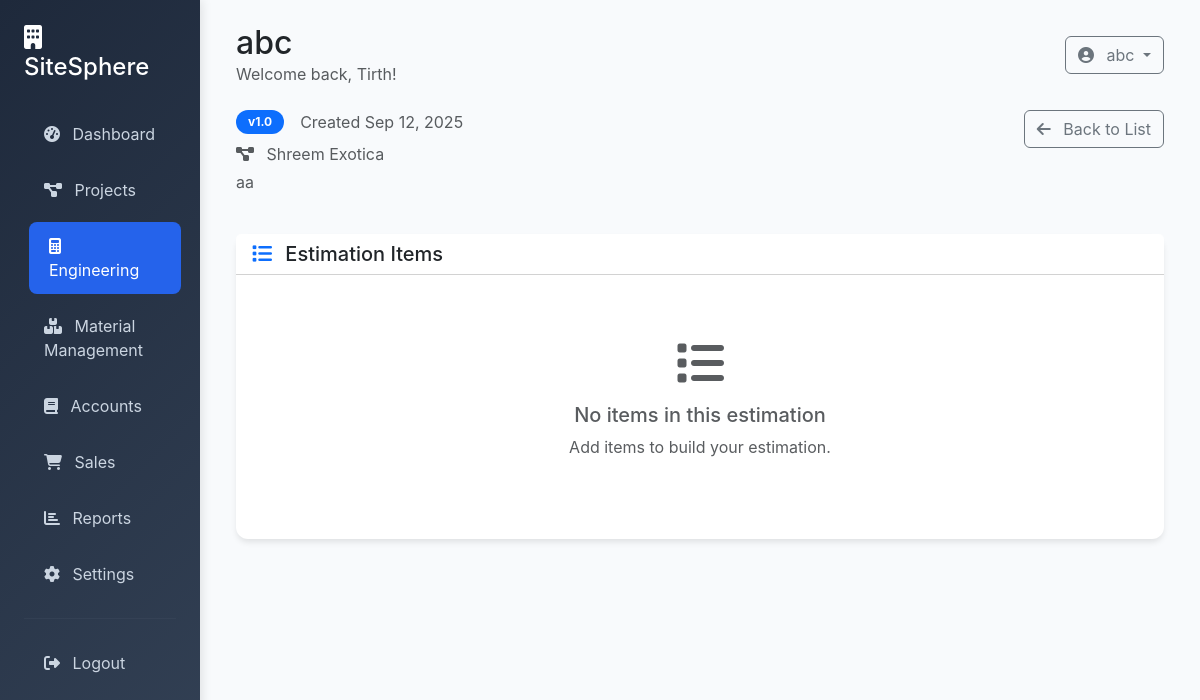
/engineering/estimations/1/ (signed in), run on the app's committed database.
### engineering/models.py (models this page shows, shortened)
class Estimation(models.Model):
    project = models.ForeignKey(Project, on_delete=models.CASCADE, related_name='estimations')
    name = models.CharField(max_length=255)
    version = models.CharField(max_length=50, default='1.0')
    description = models.TextField(blank=True)
    total_estimated_cost = models.DecimalField(max_digits=15, decimal_places=2, default=0)
    created_by = models.ForeignKey(User, on_delete=models.CASCADE)
    created_at = models.DateTimeField(auto_now_add=True)
    updated_at = models.DateTimeField(auto_now=True)
    is_active = models.BooleanField(default=True)
    class Meta:
        ordering = ['-created_at']

### projects/models.py (models this page shows, shortened)
class Project(models.Model):
    STATUS_CHOICES = [
        ('planning', 'Planning'),
        ('active', 'Active'),
        ('on_hold', 'On Hold'),
        ('completed', 'Completed'),
        ('cancelled', 'Cancelled'),
    ]
    name = models.CharField(max_length=255)
    company_name = models.CharField(max_length=255)
    description = models.TextField(blank=True)
    project_address = models.TextField()
    start_date = models.DateField()
    end_date = models.DateField(null=True, blank=True)
    estimated_budget = models.DecimalField(max_digits=15, decimal_places=2)
    actual_cost = models.DecimalField(max_digits=15, decimal_places=2, default=0)
    status = models.CharField(max_length=20, choices=STATUS_CHOICES, default='planning')
    completion_percentage = models.IntegerField(default=0)
    created_by = models.ForeignKey(User, on_delete=models.CASCADE)
    created_at = models.DateTimeField(auto_now_add=True)
    updated_at = models.DateTimeField(auto_now=True)

### engineering/views.py (the view)
# urls.py: path('estimations/<int:estimation_id>/', views.estimation_detail, name='estimation_detail'),
@login_required
def estimation_detail(request, estimation_id):
    estimation = get_object_or_404(Estimation, id=estimation_id, project__created_by=request.user)
    items = estimation.items.all()
    context = {
        'estimation': estimation,
        'items': items,
    }
    return render(request, 'engineering/estimation_detail.html', context)

### templates/engineering/estimation_detail.html (shortened to what this page needs)
{% extends 'base.html' %}
{% block page_title %}{{ estimation.name }}{% endblock %}
{% block content %}
<div class="row mb-4">
    <div class="col-md-8">
        <div class="d-flex align-items-center mb-2">
            <span class="badge bg-primary me-3">v{{ estimation.version }}</span>
            <span class="text-muted">Created {{ estimation.created_at|date:"M d, Y" }}</span>
        </div>
        <p class="text-muted mb-1">
            <i class="fas fa-project-diagram me-2"></i>
            {{ estimation.project.name }}
        </p>
        <p class="text-muted">{{ estimation.description }}</p>
    </div>
    <div class="col-md-4 text-end">
        <div class="btn-group">
            <a href="{% url 'engineering:estimation_list' %}" class="btn btn-outline-secondary">
                <i class="fas fa-arrow-left me-2"></i>
                Back to List
            </a>
        </div>
    </div>
</div>
<div class="row">
    <div class="col-12">
        <div class="card">
            <div class="card-header bg-white">
                <h5 class="mb-0">
                    <i class="fas fa-list me-2 text-primary"></i>
                    Estimation Items
                </h5>
            </div>
            <div class="card-body">
                {% if items %}
                <div class="table-responsive">
                    <table class="table table-hover">
                        <thead>
                            <tr>
                                <th>Item Code</th>
                                <th>Description</th>
                                <th>Unit</th>
                                <th>Quantity</th>
                                <th>Unit Rate</th>
                                <th>Total Amount</th>
                            </tr>
                        </thead>
                        <tbody>
                            {% for item in items %}
                            <tr>
                                <td>{{ item.item_code }}</td>
                                <td>{{ item.description }}</td>
                                <td>{{ item.unit }}</td>
                                <td>{{ item.quantity }}</td>
                                <td>${{ item.unit_rate|floatformat:2 }}</td>
                                <td class="fw-bold">${{ item.total_amount|floatformat:2 }}</td>
                            </tr>
                            {% endfor %}
                        </tbody>
                        <tfoot>
                            <tr class="table-primary">
                                <th colspan="5">Total Estimated Cost</th>
                                <th class="fw-bold">${{ estimation.total_estimated_cost|floatformat:2 }}</th>
                            </tr>
                        </tfoot>
                    </table>
                </div>
                {% else %}
                <div class="text-center py-5">
                    <i class="fas fa-list fa-3x text-muted mb-3"></i>
                    <h5 class="text-muted">No items in this estimation</h5>
                    <p class="text-muted">Add items to build your estimation.</p>
                </div>
                {% endif %}
            </div>
        </div>
    </div>
</div>
{% endblock %}

### templates/base.html (shortened to what this page needs)
<!DOCTYPE html>
<html lang="en">
<head>
    <link href="https://cdn.jsdelivr.net/npm/bootstrap@5.3.0/dist/css/bootstrap.min.css" rel="stylesheet">
    <link href="https://cdnjs.cloudflare.com/ajax/libs/font-awesome/6.4.0/css/all.min.css" rel="stylesheet">
</head>
<body>
    {% if user.is_authenticated %}
    <div class="container-fluid">
        <div class="row">
            <div class="col-md-3 col-lg-2 px-0">
                <div class="sidebar">
                    <div class="p-4">
                        <h4 class="text-white mb-4">
                            <i class="fas fa-building me-2"></i>
                            SiteSphere
                        </h4>
                        <nav class="nav flex-column">
                            <a class="nav-link {% if request.resolver_match.url_name == 'home' %}active{% endif %}" href="{% url 'dashboard:home' %}">
                                <i class="fas fa-tachometer-alt me-2"></i>
                                Dashboard
                            </a>
                            <a class="nav-link {% if request.resolver_match.url_name == 'project_selection' %}active{% endif %}" href="{% url 'dashboard:project_selection' %}">
                                <i class="fas fa-project-diagram me-2"></i>
                                Projects
                            </a>
                            <a class="nav-link {% if 'engineering' in request.resolver_match.namespace %}active{% endif %}" href="{% url 'engineering:dashboard' %}">
                                <i class="fas fa-calculator me-2"></i>
                                Engineering
                            </a>
                            <a class="nav-link {% if 'material_management' in request.resolver_match.namespace %}active{% endif %}" href="{% url 'material_management:dashboard' %}">
                                <i class="fas fa-boxes me-2"></i>
                                Material Management
                            </a>
                            <a class="nav-link {% if 'accounts' in request.resolver_match.namespace %}active{% endif %}" href="{% url 'accounts:dashboard' %}">
                                <i class="fas fa-book me-2"></i>
                                Accounts
                            </a>
                            <a class="nav-link {% if 'sales' in request.resolver_match.namespace %}active{% endif %}" href="{% url 'sales:dashboard' %}">
                                <i class="fas fa-shopping-cart me-2"></i>
                                Sales
                            </a>
                            <a class="nav-link" href="#">
                                <i class="fas fa-chart-bar me-2"></i>
                                Reports
                            </a>
                            <a class="nav-link" href="#">
                                <i class="fas fa-cog me-2"></i>
                                Settings
                            </a>
                            <hr class="my-3" style="border-color: #475569;">
                            <a class="nav-link" href="{% url 'authentication:logout' %}">
                                <i class="fas fa-sign-out-alt me-2"></i>
                                Logout
                            </a>
                        </nav>
                    </div>
                </div>
            </div>
            <div class="col-md-9 col-lg-10">
                <div class="p-4">
                    <div class="d-flex justify-content-between align-items-center mb-4">
                        <div>
                            <h2 class="mb-0">{% block page_title %}Dashboard{% endblock %}</h2>
                            <p class="text-muted mb-0">Welcome back, {{ user.first_name|default:user.username }}!</p>
                        </div>
                        <div class="d-flex align-items-center">
                            <div class="dropdown">
                                <button class="btn btn-outline-secondary dropdown-toggle" type="button" data-bs-toggle="dropdown">
                                    <i class="fas fa-user-circle me-2"></i>
                                    {{ user.username }}
                                </button>
                            </div>
                        </div>
                    </div>
                    {% block content %}{% endblock %}
                </div>
            </div>
        </div>
    </div>
    {% else %}
    {% block auth_content %}{% endblock %}
    {% endif %}
</body>
</html>

### templates/base.html (style rules this page uses)
:root { --primary-color: #2563eb; --secondary-color: #64748b; --success-color: #10b981; --warning-color: #f59e0b; --danger-color: #ef4444; --dark-color: #1e293b; --light-color: #f8fafc; }
body { background-color: var(--light-color); font-family: 'Inter', -apple-system, BlinkMacSystemFont, sans-serif; }
.sidebar { background: linear-gradient(135deg, var(--dark-color) 0%, #334155 100%); min-height: 100vh; box-shadow: 2px 0 10px rgba(0,0,0,0.1); }
.sidebar .nav-link { color: #cbd5e1; padding: 12px 20px; margin: 4px 0; border-radius: 8px; transition: all 0.3s ease; }
.sidebar .nav-link:hover, .sidebar .nav-link.active { background-color: var(--primary-color); color: white; transform: translateX(5px); }
.card { border: none; border-radius: 12px; box-shadow: 0 4px 6px -1px rgba(0, 0, 0, 0.1); transition: transform 0.2s ease, box-shadow 0.2s ease; }
.badge { font-size: 0.75rem; padding: 6px 12px; border-radius: 20px; }

### data on the page
Estimation: name "abc", version "1.0", created_at "Sep 12, 2025", project.name "Shreem Exotica", description "aa"

### other printed values
{{ user.first_name|default:user.username }} "Tirth"
{{ user.username }} "abc"
